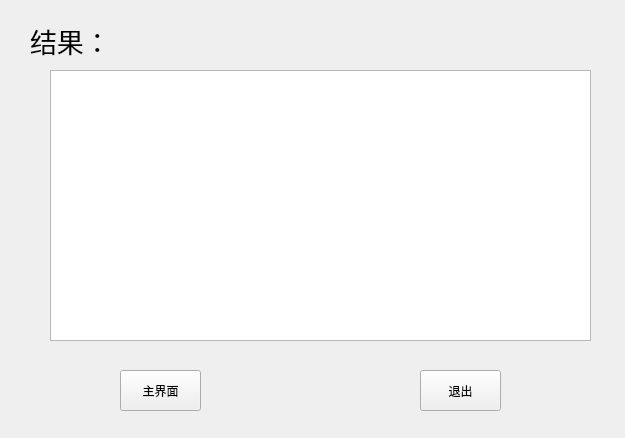
<?xml version="1.0" encoding="UTF-8"?>
<ui version="4.0">
 <class>Result</class>
 <widget class="QMainWindow" name="Result">
  <property name="geometry">
   <rect>
    <x>0</x>
    <y>0</y>
    <width>625</width>
    <height>438</height>
   </rect>
  </property>
  <property name="windowTitle">
   <string>MainWindow</string>
  </property>
  <widget class="QWidget" name="centralwidget">
   <widget class="QTextEdit" name="textEdit">
    <property name="geometry">
     <rect>
      <x>50</x>
      <y>70</y>
      <width>541</width>
      <height>271</height>
     </rect>
    </property>
   </widget>
   <widget class="QLabel" name="label">
    <property name="geometry">
     <rect>
      <x>30</x>
      <y>20</y>
      <width>271</width>
      <height>41</height>
     </rect>
    </property>
    <property name="font">
     <font>
      <family>Agency FB</family>
      <pointsize>20</pointsize>
     </font>
    </property>
    <property name="text">
     <string>结果：</string>
    </property>
   </widget>
   <widget class="QPushButton" name="pushButton">
    <property name="geometry">
     <rect>
      <x>420</x>
      <y>370</y>
      <width>81</width>
      <height>41</height>
     </rect>
    </property>
    <property name="text">
     <string>退出</string>
    </property>
   </widget>
   <widget class="QPushButton" name="pushButton_2">
    <property name="geometry">
     <rect>
      <x>120</x>
      <y>370</y>
      <width>81</width>
      <height>41</height>
     </rect>
    </property>
    <property name="mouseTracking">
     <bool>false</bool>
    </property>
    <property name="text">
     <string>主界面</string>
    </property>
   </widget>
  </widget>
 </widget>
 <resources/>
 <connections/>
</ui>
